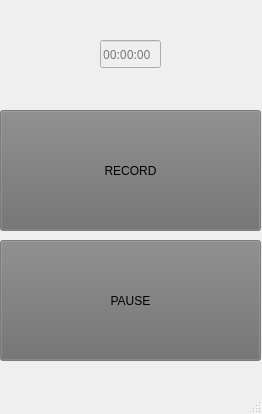
<?xml version="1.0" encoding="UTF-8"?>
<ui version="4.0">
 <class>MainWindow</class>
 <widget class="QMainWindow" name="MainWindow">
  <property name="geometry">
   <rect>
    <x>0</x>
    <y>0</y>
    <width>262</width>
    <height>414</height>
   </rect>
  </property>
  <property name="windowTitle">
   <string>MainWindow</string>
  </property>
  <widget class="QWidget" name="centralwidget">
   <widget class="QPushButton" name="recordBTN">
    <property name="geometry">
     <rect>
      <x>0</x>
      <y>110</y>
      <width>261</width>
      <height>121</height>
     </rect>
    </property>
    <property name="palette">
     <palette>
      <active>
       <colorrole role="WindowText">
        <brush brushstyle="SolidPattern">
         <color alpha="255">
          <red>0</red>
          <green>0</green>
          <blue>0</blue>
         </color>
        </brush>
       </colorrole>
       <colorrole role="Button">
        <brush brushstyle="SolidPattern">
         <color alpha="255">
          <red>109</red>
          <green>109</green>
          <blue>109</blue>
         </color>
        </brush>
       </colorrole>
       <colorrole role="Light">
        <brush brushstyle="SolidPattern">
         <color alpha="255">
          <red>255</red>
          <green>255</green>
          <blue>255</blue>
         </color>
        </brush>
       </colorrole>
       <colorrole role="Midlight">
        <brush brushstyle="SolidPattern">
         <color alpha="255">
          <red>214</red>
          <green>214</green>
          <blue>214</blue>
         </color>
        </brush>
       </colorrole>
       <colorrole role="Dark">
        <brush brushstyle="SolidPattern">
         <color alpha="255">
          <red>86</red>
          <green>86</green>
          <blue>86</blue>
         </color>
        </brush>
       </colorrole>
       <colorrole role="Mid">
        <brush brushstyle="SolidPattern">
         <color alpha="255">
          <red>115</red>
          <green>115</green>
          <blue>115</blue>
         </color>
        </brush>
       </colorrole>
       <colorrole role="Text">
        <brush brushstyle="SolidPattern">
         <color alpha="255">
          <red>0</red>
          <green>0</green>
          <blue>0</blue>
         </color>
        </brush>
       </colorrole>
       <colorrole role="BrightText">
        <brush brushstyle="SolidPattern">
         <color alpha="255">
          <red>255</red>
          <green>255</green>
          <blue>255</blue>
         </color>
        </brush>
       </colorrole>
       <colorrole role="ButtonText">
        <brush brushstyle="SolidPattern">
         <color alpha="255">
          <red>0</red>
          <green>0</green>
          <blue>0</blue>
         </color>
        </brush>
       </colorrole>
       <colorrole role="Base">
        <brush brushstyle="SolidPattern">
         <color alpha="255">
          <red>255</red>
          <green>255</green>
          <blue>255</blue>
         </color>
        </brush>
       </colorrole>
       <colorrole role="Window">
        <brush brushstyle="SolidPattern">
         <color alpha="255">
          <red>173</red>
          <green>173</green>
          <blue>173</blue>
         </color>
        </brush>
       </colorrole>
       <colorrole role="Shadow">
        <brush brushstyle="SolidPattern">
         <color alpha="255">
          <red>0</red>
          <green>0</green>
          <blue>0</blue>
         </color>
        </brush>
       </colorrole>
       <colorrole role="Highlight">
        <brush brushstyle="SolidPattern">
         <color alpha="255">
          <red>255</red>
          <green>0</green>
          <blue>0</blue>
         </color>
        </brush>
       </colorrole>
       <colorrole role="AlternateBase">
        <brush brushstyle="SolidPattern">
         <color alpha="255">
          <red>214</red>
          <green>214</green>
          <blue>214</blue>
         </color>
        </brush>
       </colorrole>
       <colorrole role="ToolTipBase">
        <brush brushstyle="SolidPattern">
         <color alpha="255">
          <red>255</red>
          <green>255</green>
          <blue>220</blue>
         </color>
        </brush>
       </colorrole>
       <colorrole role="ToolTipText">
        <brush brushstyle="SolidPattern">
         <color alpha="255">
          <red>0</red>
          <green>0</green>
          <blue>0</blue>
         </color>
        </brush>
       </colorrole>
       <colorrole role="PlaceholderText">
        <brush brushstyle="SolidPattern">
         <color alpha="127">
          <red>0</red>
          <green>0</green>
          <blue>0</blue>
         </color>
        </brush>
       </colorrole>
       <colorrole role="Accent">
        <brush brushstyle="SolidPattern">
         <color alpha="255">
          <red>255</red>
          <green>255</green>
          <blue>255</blue>
         </color>
        </brush>
       </colorrole>
      </active>
      <inactive>
       <colorrole role="WindowText">
        <brush brushstyle="SolidPattern">
         <color alpha="255">
          <red>0</red>
          <green>0</green>
          <blue>0</blue>
         </color>
        </brush>
       </colorrole>
       <colorrole role="Button">
        <brush brushstyle="SolidPattern">
         <color alpha="255">
          <red>109</red>
          <green>109</green>
          <blue>109</blue>
         </color>
        </brush>
       </colorrole>
       <colorrole role="Light">
        <brush brushstyle="SolidPattern">
         <color alpha="255">
          <red>255</red>
          <green>255</green>
          <blue>255</blue>
         </color>
        </brush>
       </colorrole>
       <colorrole role="Midlight">
        <brush brushstyle="SolidPattern">
         <color alpha="255">
          <red>214</red>
          <green>214</green>
          <blue>214</blue>
         </color>
        </brush>
       </colorrole>
       <colorrole role="Dark">
        <brush brushstyle="SolidPattern">
         <color alpha="255">
          <red>86</red>
          <green>86</green>
          <blue>86</blue>
         </color>
        </brush>
       </colorrole>
       <colorrole role="Mid">
        <brush brushstyle="SolidPattern">
         <color alpha="255">
          <red>115</red>
          <green>115</green>
          <blue>115</blue>
         </color>
        </brush>
       </colorrole>
       <colorrole role="Text">
        <brush brushstyle="SolidPattern">
         <color alpha="255">
          <red>0</red>
          <green>0</green>
          <blue>0</blue>
         </color>
        </brush>
       </colorrole>
       <colorrole role="BrightText">
        <brush brushstyle="SolidPattern">
         <color alpha="255">
          <red>255</red>
          <green>255</green>
          <blue>255</blue>
         </color>
        </brush>
       </colorrole>
       <colorrole role="ButtonText">
        <brush brushstyle="SolidPattern">
         <color alpha="255">
          <red>0</red>
          <green>0</green>
          <blue>0</blue>
         </color>
        </brush>
       </colorrole>
       <colorrole role="Base">
        <brush brushstyle="SolidPattern">
         <color alpha="255">
          <red>255</red>
          <green>255</green>
          <blue>255</blue>
         </color>
        </brush>
       </colorrole>
       <colorrole role="Window">
        <brush brushstyle="SolidPattern">
         <color alpha="255">
          <red>173</red>
          <green>173</green>
          <blue>173</blue>
         </color>
        </brush>
       </colorrole>
       <colorrole role="Shadow">
        <brush brushstyle="SolidPattern">
         <color alpha="255">
          <red>0</red>
          <green>0</green>
          <blue>0</blue>
         </color>
        </brush>
       </colorrole>
       <colorrole role="Highlight">
        <brush brushstyle="SolidPattern">
         <color alpha="255">
          <red>255</red>
          <green>0</green>
          <blue>0</blue>
         </color>
        </brush>
       </colorrole>
       <colorrole role="AlternateBase">
        <brush brushstyle="SolidPattern">
         <color alpha="255">
          <red>214</red>
          <green>214</green>
          <blue>214</blue>
         </color>
        </brush>
       </colorrole>
       <colorrole role="ToolTipBase">
        <brush brushstyle="SolidPattern">
         <color alpha="255">
          <red>255</red>
          <green>255</green>
          <blue>220</blue>
         </color>
        </brush>
       </colorrole>
       <colorrole role="ToolTipText">
        <brush brushstyle="SolidPattern">
         <color alpha="255">
          <red>0</red>
          <green>0</green>
          <blue>0</blue>
         </color>
        </brush>
       </colorrole>
       <colorrole role="PlaceholderText">
        <brush brushstyle="SolidPattern">
         <color alpha="127">
          <red>0</red>
          <green>0</green>
          <blue>0</blue>
         </color>
        </brush>
       </colorrole>
       <colorrole role="Accent">
        <brush brushstyle="SolidPattern">
         <color alpha="255">
          <red>255</red>
          <green>255</green>
          <blue>255</blue>
         </color>
        </brush>
       </colorrole>
      </inactive>
      <disabled>
       <colorrole role="WindowText">
        <brush brushstyle="SolidPattern">
         <color alpha="255">
          <red>86</red>
          <green>86</green>
          <blue>86</blue>
         </color>
        </brush>
       </colorrole>
       <colorrole role="Button">
        <brush brushstyle="SolidPattern">
         <color alpha="255">
          <red>109</red>
          <green>109</green>
          <blue>109</blue>
         </color>
        </brush>
       </colorrole>
       <colorrole role="Light">
        <brush brushstyle="SolidPattern">
         <color alpha="255">
          <red>255</red>
          <green>255</green>
          <blue>255</blue>
         </color>
        </brush>
       </colorrole>
       <colorrole role="Midlight">
        <brush brushstyle="SolidPattern">
         <color alpha="255">
          <red>214</red>
          <green>214</green>
          <blue>214</blue>
         </color>
        </brush>
       </colorrole>
       <colorrole role="Dark">
        <brush brushstyle="SolidPattern">
         <color alpha="255">
          <red>86</red>
          <green>86</green>
          <blue>86</blue>
         </color>
        </brush>
       </colorrole>
       <colorrole role="Mid">
        <brush brushstyle="SolidPattern">
         <color alpha="255">
          <red>115</red>
          <green>115</green>
          <blue>115</blue>
         </color>
        </brush>
       </colorrole>
       <colorrole role="Text">
        <brush brushstyle="SolidPattern">
         <color alpha="255">
          <red>86</red>
          <green>86</green>
          <blue>86</blue>
         </color>
        </brush>
       </colorrole>
       <colorrole role="BrightText">
        <brush brushstyle="SolidPattern">
         <color alpha="255">
          <red>255</red>
          <green>255</green>
          <blue>255</blue>
         </color>
        </brush>
       </colorrole>
       <colorrole role="ButtonText">
        <brush brushstyle="SolidPattern">
         <color alpha="255">
          <red>86</red>
          <green>86</green>
          <blue>86</blue>
         </color>
        </brush>
       </colorrole>
       <colorrole role="Base">
        <brush brushstyle="SolidPattern">
         <color alpha="255">
          <red>173</red>
          <green>173</green>
          <blue>173</blue>
         </color>
        </brush>
       </colorrole>
       <colorrole role="Window">
        <brush brushstyle="SolidPattern">
         <color alpha="255">
          <red>173</red>
          <green>173</green>
          <blue>173</blue>
         </color>
        </brush>
       </colorrole>
       <colorrole role="Shadow">
        <brush brushstyle="SolidPattern">
         <color alpha="255">
          <red>0</red>
          <green>0</green>
          <blue>0</blue>
         </color>
        </brush>
       </colorrole>
       <colorrole role="AlternateBase">
        <brush brushstyle="SolidPattern">
         <color alpha="255">
          <red>173</red>
          <green>173</green>
          <blue>173</blue>
         </color>
        </brush>
       </colorrole>
       <colorrole role="ToolTipBase">
        <brush brushstyle="SolidPattern">
         <color alpha="255">
          <red>255</red>
          <green>255</green>
          <blue>220</blue>
         </color>
        </brush>
       </colorrole>
       <colorrole role="ToolTipText">
        <brush brushstyle="SolidPattern">
         <color alpha="255">
          <red>0</red>
          <green>0</green>
          <blue>0</blue>
         </color>
        </brush>
       </colorrole>
       <colorrole role="PlaceholderText">
        <brush brushstyle="SolidPattern">
         <color alpha="127">
          <red>86</red>
          <green>86</green>
          <blue>86</blue>
         </color>
        </brush>
       </colorrole>
       <colorrole role="Accent">
        <brush brushstyle="SolidPattern">
         <color alpha="255">
          <red>225</red>
          <green>225</green>
          <blue>225</blue>
         </color>
        </brush>
       </colorrole>
      </disabled>
     </palette>
    </property>
    <property name="text">
     <string>RECORD</string>
    </property>
    <property name="icon">
     <iconset theme="QIcon::ThemeIcon::AudioInputMicrophone"/>
    </property>
    <property name="checkable">
     <bool>false</bool>
    </property>
   </widget>
   <widget class="QPushButton" name="pauseBTN">
    <property name="geometry">
     <rect>
      <x>0</x>
      <y>240</y>
      <width>261</width>
      <height>121</height>
     </rect>
    </property>
    <property name="palette">
     <palette>
      <active>
       <colorrole role="WindowText">
        <brush brushstyle="SolidPattern">
         <color alpha="255">
          <red>0</red>
          <green>0</green>
          <blue>0</blue>
         </color>
        </brush>
       </colorrole>
       <colorrole role="Button">
        <brush brushstyle="SolidPattern">
         <color alpha="255">
          <red>109</red>
          <green>109</green>
          <blue>109</blue>
         </color>
        </brush>
       </colorrole>
       <colorrole role="Light">
        <brush brushstyle="SolidPattern">
         <color alpha="255">
          <red>255</red>
          <green>255</green>
          <blue>255</blue>
         </color>
        </brush>
       </colorrole>
       <colorrole role="Midlight">
        <brush brushstyle="SolidPattern">
         <color alpha="255">
          <red>214</red>
          <green>214</green>
          <blue>214</blue>
         </color>
        </brush>
       </colorrole>
       <colorrole role="Dark">
        <brush brushstyle="SolidPattern">
         <color alpha="255">
          <red>86</red>
          <green>86</green>
          <blue>86</blue>
         </color>
        </brush>
       </colorrole>
       <colorrole role="Mid">
        <brush brushstyle="SolidPattern">
         <color alpha="255">
          <red>115</red>
          <green>115</green>
          <blue>115</blue>
         </color>
        </brush>
       </colorrole>
       <colorrole role="Text">
        <brush brushstyle="SolidPattern">
         <color alpha="255">
          <red>0</red>
          <green>0</green>
          <blue>0</blue>
         </color>
        </brush>
       </colorrole>
       <colorrole role="BrightText">
        <brush brushstyle="SolidPattern">
         <color alpha="255">
          <red>255</red>
          <green>255</green>
          <blue>255</blue>
         </color>
        </brush>
       </colorrole>
       <colorrole role="ButtonText">
        <brush brushstyle="SolidPattern">
         <color alpha="255">
          <red>0</red>
          <green>0</green>
          <blue>0</blue>
         </color>
        </brush>
       </colorrole>
       <colorrole role="Base">
        <brush brushstyle="SolidPattern">
         <color alpha="255">
          <red>255</red>
          <green>255</green>
          <blue>255</blue>
         </color>
        </brush>
       </colorrole>
       <colorrole role="Window">
        <brush brushstyle="SolidPattern">
         <color alpha="255">
          <red>173</red>
          <green>173</green>
          <blue>173</blue>
         </color>
        </brush>
       </colorrole>
       <colorrole role="Shadow">
        <brush brushstyle="SolidPattern">
         <color alpha="255">
          <red>0</red>
          <green>0</green>
          <blue>0</blue>
         </color>
        </brush>
       </colorrole>
       <colorrole role="Highlight">
        <brush brushstyle="SolidPattern">
         <color alpha="255">
          <red>255</red>
          <green>0</green>
          <blue>0</blue>
         </color>
        </brush>
       </colorrole>
       <colorrole role="AlternateBase">
        <brush brushstyle="SolidPattern">
         <color alpha="255">
          <red>214</red>
          <green>214</green>
          <blue>214</blue>
         </color>
        </brush>
       </colorrole>
       <colorrole role="ToolTipBase">
        <brush brushstyle="SolidPattern">
         <color alpha="255">
          <red>255</red>
          <green>255</green>
          <blue>220</blue>
         </color>
        </brush>
       </colorrole>
       <colorrole role="ToolTipText">
        <brush brushstyle="SolidPattern">
         <color alpha="255">
          <red>0</red>
          <green>0</green>
          <blue>0</blue>
         </color>
        </brush>
       </colorrole>
       <colorrole role="PlaceholderText">
        <brush brushstyle="SolidPattern">
         <color alpha="127">
          <red>0</red>
          <green>0</green>
          <blue>0</blue>
         </color>
        </brush>
       </colorrole>
       <colorrole role="Accent">
        <brush brushstyle="SolidPattern">
         <color alpha="255">
          <red>255</red>
          <green>255</green>
          <blue>255</blue>
         </color>
        </brush>
       </colorrole>
      </active>
      <inactive>
       <colorrole role="WindowText">
        <brush brushstyle="SolidPattern">
         <color alpha="255">
          <red>0</red>
          <green>0</green>
          <blue>0</blue>
         </color>
        </brush>
       </colorrole>
       <colorrole role="Button">
        <brush brushstyle="SolidPattern">
         <color alpha="255">
          <red>109</red>
          <green>109</green>
          <blue>109</blue>
         </color>
        </brush>
       </colorrole>
       <colorrole role="Light">
        <brush brushstyle="SolidPattern">
         <color alpha="255">
          <red>255</red>
          <green>255</green>
          <blue>255</blue>
         </color>
        </brush>
       </colorrole>
       <colorrole role="Midlight">
        <brush brushstyle="SolidPattern">
         <color alpha="255">
          <red>214</red>
          <green>214</green>
          <blue>214</blue>
         </color>
        </brush>
       </colorrole>
       <colorrole role="Dark">
        <brush brushstyle="SolidPattern">
         <color alpha="255">
          <red>86</red>
          <green>86</green>
          <blue>86</blue>
         </color>
        </brush>
       </colorrole>
       <colorrole role="Mid">
        <brush brushstyle="SolidPattern">
         <color alpha="255">
          <red>115</red>
          <green>115</green>
          <blue>115</blue>
         </color>
        </brush>
       </colorrole>
       <colorrole role="Text">
        <brush brushstyle="SolidPattern">
         <color alpha="255">
          <red>0</red>
          <green>0</green>
          <blue>0</blue>
         </color>
        </brush>
       </colorrole>
       <colorrole role="BrightText">
        <brush brushstyle="SolidPattern">
         <color alpha="255">
          <red>255</red>
          <green>255</green>
          <blue>255</blue>
         </color>
        </brush>
       </colorrole>
       <colorrole role="ButtonText">
        <brush brushstyle="SolidPattern">
         <color alpha="255">
          <red>0</red>
          <green>0</green>
          <blue>0</blue>
         </color>
        </brush>
       </colorrole>
       <colorrole role="Base">
        <brush brushstyle="SolidPattern">
         <color alpha="255">
          <red>255</red>
          <green>255</green>
          <blue>255</blue>
         </color>
        </brush>
       </colorrole>
       <colorrole role="Window">
        <brush brushstyle="SolidPattern">
         <color alpha="255">
          <red>173</red>
          <green>173</green>
          <blue>173</blue>
         </color>
        </brush>
       </colorrole>
       <colorrole role="Shadow">
        <brush brushstyle="SolidPattern">
         <color alpha="255">
          <red>0</red>
          <green>0</green>
          <blue>0</blue>
         </color>
        </brush>
       </colorrole>
       <colorrole role="Highlight">
        <brush brushstyle="SolidPattern">
         <color alpha="255">
          <red>255</red>
          <green>0</green>
          <blue>0</blue>
         </color>
        </brush>
       </colorrole>
       <colorrole role="AlternateBase">
        <brush brushstyle="SolidPattern">
         <color alpha="255">
          <red>214</red>
          <green>214</green>
          <blue>214</blue>
         </color>
        </brush>
       </colorrole>
       <colorrole role="ToolTipBase">
        <brush brushstyle="SolidPattern">
         <color alpha="255">
          <red>255</red>
          <green>255</green>
          <blue>220</blue>
         </color>
        </brush>
       </colorrole>
       <colorrole role="ToolTipText">
        <brush brushstyle="SolidPattern">
         <color alpha="255">
          <red>0</red>
          <green>0</green>
          <blue>0</blue>
         </color>
        </brush>
       </colorrole>
       <colorrole role="PlaceholderText">
        <brush brushstyle="SolidPattern">
         <color alpha="127">
          <red>0</red>
          <green>0</green>
          <blue>0</blue>
         </color>
        </brush>
       </colorrole>
       <colorrole role="Accent">
        <brush brushstyle="SolidPattern">
         <color alpha="255">
          <red>255</red>
          <green>255</green>
          <blue>255</blue>
         </color>
        </brush>
       </colorrole>
      </inactive>
      <disabled>
       <colorrole role="WindowText">
        <brush brushstyle="SolidPattern">
         <color alpha="255">
          <red>86</red>
          <green>86</green>
          <blue>86</blue>
         </color>
        </brush>
       </colorrole>
       <colorrole role="Button">
        <brush brushstyle="SolidPattern">
         <color alpha="255">
          <red>109</red>
          <green>109</green>
          <blue>109</blue>
         </color>
        </brush>
       </colorrole>
       <colorrole role="Light">
        <brush brushstyle="SolidPattern">
         <color alpha="255">
          <red>255</red>
          <green>255</green>
          <blue>255</blue>
         </color>
        </brush>
       </colorrole>
       <colorrole role="Midlight">
        <brush brushstyle="SolidPattern">
         <color alpha="255">
          <red>214</red>
          <green>214</green>
          <blue>214</blue>
         </color>
        </brush>
       </colorrole>
       <colorrole role="Dark">
        <brush brushstyle="SolidPattern">
         <color alpha="255">
          <red>86</red>
          <green>86</green>
          <blue>86</blue>
         </color>
        </brush>
       </colorrole>
       <colorrole role="Mid">
        <brush brushstyle="SolidPattern">
         <color alpha="255">
          <red>115</red>
          <green>115</green>
          <blue>115</blue>
         </color>
        </brush>
       </colorrole>
       <colorrole role="Text">
        <brush brushstyle="SolidPattern">
         <color alpha="255">
          <red>86</red>
          <green>86</green>
          <blue>86</blue>
         </color>
        </brush>
       </colorrole>
       <colorrole role="BrightText">
        <brush brushstyle="SolidPattern">
         <color alpha="255">
          <red>255</red>
          <green>255</green>
          <blue>255</blue>
         </color>
        </brush>
       </colorrole>
       <colorrole role="ButtonText">
        <brush brushstyle="SolidPattern">
         <color alpha="255">
          <red>86</red>
          <green>86</green>
          <blue>86</blue>
         </color>
        </brush>
       </colorrole>
       <colorrole role="Base">
        <brush brushstyle="SolidPattern">
         <color alpha="255">
          <red>173</red>
          <green>173</green>
          <blue>173</blue>
         </color>
        </brush>
       </colorrole>
       <colorrole role="Window">
        <brush brushstyle="SolidPattern">
         <color alpha="255">
          <red>173</red>
          <green>173</green>
          <blue>173</blue>
         </color>
        </brush>
       </colorrole>
       <colorrole role="Shadow">
        <brush brushstyle="SolidPattern">
         <color alpha="255">
          <red>0</red>
          <green>0</green>
          <blue>0</blue>
         </color>
        </brush>
       </colorrole>
       <colorrole role="AlternateBase">
        <brush brushstyle="SolidPattern">
         <color alpha="255">
          <red>173</red>
          <green>173</green>
          <blue>173</blue>
         </color>
        </brush>
       </colorrole>
       <colorrole role="ToolTipBase">
        <brush brushstyle="SolidPattern">
         <color alpha="255">
          <red>255</red>
          <green>255</green>
          <blue>220</blue>
         </color>
        </brush>
       </colorrole>
       <colorrole role="ToolTipText">
        <brush brushstyle="SolidPattern">
         <color alpha="255">
          <red>0</red>
          <green>0</green>
          <blue>0</blue>
         </color>
        </brush>
       </colorrole>
       <colorrole role="PlaceholderText">
        <brush brushstyle="SolidPattern">
         <color alpha="127">
          <red>86</red>
          <green>86</green>
          <blue>86</blue>
         </color>
        </brush>
       </colorrole>
       <colorrole role="Accent">
        <brush brushstyle="SolidPattern">
         <color alpha="255">
          <red>225</red>
          <green>225</green>
          <blue>225</blue>
         </color>
        </brush>
       </colorrole>
      </disabled>
     </palette>
    </property>
    <property name="text">
     <string>PAUSE</string>
    </property>
    <property name="icon">
     <iconset theme="QIcon::ThemeIcon::MediaPlaybackPause"/>
    </property>
    <property name="checkable">
     <bool>false</bool>
    </property>
   </widget>
   <widget class="QLineEdit" name="lineEdit">
    <property name="enabled">
     <bool>false</bool>
    </property>
    <property name="geometry">
     <rect>
      <x>100</x>
      <y>40</y>
      <width>61</width>
      <height>28</height>
     </rect>
    </property>
    <property name="font">
     <font>
      <family>Coolvetica</family>
     </font>
    </property>
    <property name="placeholderText">
     <string>00:00:00</string>
    </property>
   </widget>
  </widget>
  <widget class="QMenuBar" name="menubar">
   <property name="geometry">
    <rect>
     <x>0</x>
     <y>0</y>
     <width>262</width>
     <height>25</height>
    </rect>
   </property>
  </widget>
  <widget class="QStatusBar" name="statusbar"/>
 </widget>
 <resources/>
 <connections/>
</ui>
